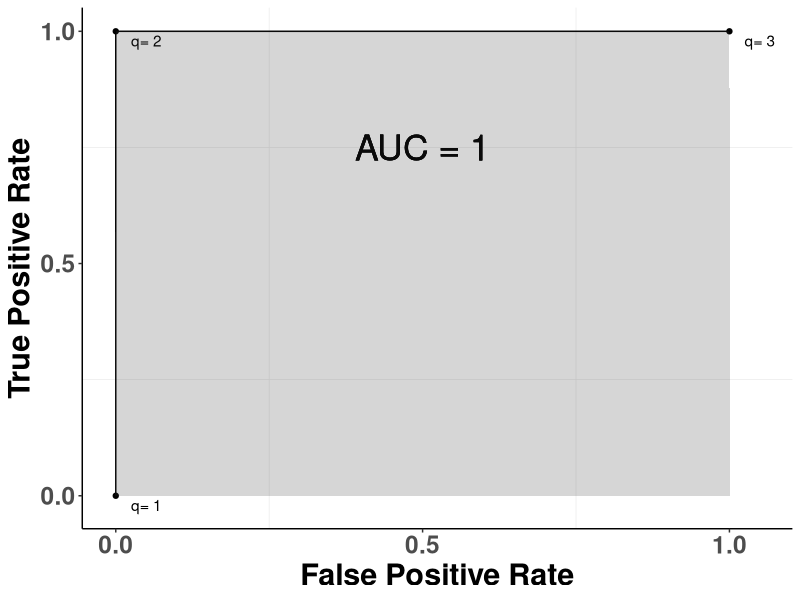

This figure's R source:
library(data.table)
library(ggplot2)
library(bayestestR)

dt <- data.table(
  FPR = c(0, 0.5, 1),
  TPR = c(0, 0.5, 1),
  q = 1:3,
  AUC = 0.5
)

dt <- data.table(
  FPR = c(0, 0.3, 1),
  TPR = c(0, 0.9, 1),
  q = 1:3,
  AUC = 0.8
)

dt <- data.table(
  FPR = c(0, 0, 1),
  TPR = c(0, 1, 1),
  q = 1:3,
  AUC = 1
)

area_under_curve(dt$FPR, dt$TPR)

ggplot(dt)+
  geom_point(aes(FPR, TPR))+
  geom_text(aes(FPR, TPR, label = paste("q=", q, sep = ' ')),nudge_y =  -0.02, nudge_x = 0.05)+
  geom_text(aes(0.5 , 0.75, label = paste('AUC =', AUC, sep = ' ')), size = 9)+
  geom_line(aes(FPR, TPR))+
  geom_area(aes(FPR, TPR), alpha = 0.2)+
  xlab("False Positive Rate")+
  ylab("True Positive Rate")+
  scale_x_continuous(breaks=c(0,0.5,1))+
  scale_y_continuous(breaks=c(0,0.5,1))+
  theme_bw()+
  theme(panel.border = element_blank(),
        panel.grid.major = element_blank(),
        axis.line = element_line(colour = "black"),
        text = element_text(size = 22, face = "bold"))
  
  
